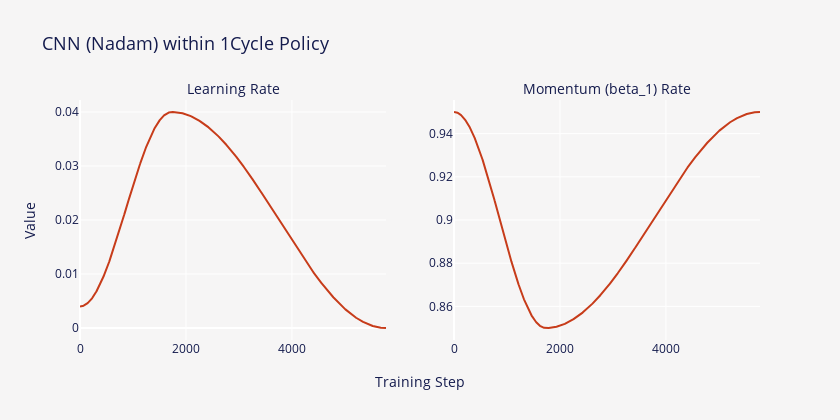

Notebook cell for this chart:
### Code cell
one_cycle_rates = pd.DataFrame(
    {
        "Step": range(len(one_cycle_policy.lr_rates)),
        "Learning Rate": one_cycle_policy.lr_rates,
        "Momentum Rate": one_cycle_policy.momentum_rates,
    }
)

fig = make_subplots(
    rows=1,
    cols=2,
    x_title="Training Step",
    y_title="Value",
    subplot_titles=("Learning Rate", "Momentum (beta_1) Rate"),
)

fig.update_annotations(font_size=14)

fig.add_trace(
    go.Scatter(
        x=one_cycle_rates["Step"],
        y=one_cycle_rates["Learning Rate"],
        name="Learning Rate",
        line=dict(color="#c73c1a"),
    ),
    row=1,
    col=1,
)

fig.add_trace(
    go.Scatter(
        x=one_cycle_rates["Step"],
        y=one_cycle_rates["Momentum Rate"],
        name="Momentum Rate",
        line=dict(color="#c73c1a"),
    ),
    row=1,
    col=2,
)

fig.update_layout(
    font_color=FONT_COLOR,
    title_font_size=18,
    plot_bgcolor=BACKGROUND_COLOR,
    paper_bgcolor=BACKGROUND_COLOR,
    height=420,
    width=840,
    title_text="CNN (Nadam) within 1Cycle Policy",
    showlegend=False,
)

fig.show()

### Figure 1 — Plotly figure (JSON) as saved in the notebook; plotly's stock layout.template omitted (floating-point values rounded to 4 significant figures; data arrays with more than 128 entries replaced by an {"elided": "..."} marker saying what was removed)
{"data": [{"line": {"color": "#c73c1a"}, "name": "Learning Rate", "type": "scatter", "x": {"elided": "5776 int values"}, "xaxis": "x", "y": {"elided": "5776 float values"}, "yaxis": "y"}, {"line": {"color": "#c73c1a"}, "name": "Momentum Rate", "type": "scatter", "x": {"elided": "5776 int values"}, "xaxis": "x2", "y": {"elided": "5776 float values"}, "yaxis": "y2"}], "layout": {"annotations": [{"font": {"size": 14}, "showarrow": false, "text": "Learning Rate", "x": 0.225, "xanchor": "center", "xref": "paper", "y": 1, "yanchor": "bottom", "yref": "paper"}, {"font": {"size": 14}, "showarrow": false, "text": "Momentum (beta_1) Rate", "x": 0.775, "xanchor": "center", "xref": "paper", "y": 1, "yanchor": "bottom", "yref": "paper"}, {"font": {"size": 14}, "showarrow": false, "text": "Training Step", "x": 0.5, "xanchor": "center", "xref": "paper", "y": 0, "yanchor": "top", "yref": "paper", "yshift": -30}, {"font": {"size": 14}, "showarrow": false, "text": "Value", "textangle": -90, "x": 0, "xanchor": "right", "xref": "paper", "xshift": -40, "y": 0.5, "yanchor": "middle", "yref": "paper"}], "font": {"color": "#141B4D"}, "height": 420, "paper_bgcolor": "#F6F5F5", "plot_bgcolor": "#F6F5F5", "showlegend": false, "title": {"font": {"size": 18}, "text": "CNN (Nadam) within 1Cycle Policy"}, "width": 840, "xaxis": {"anchor": "y", "domain": [0, 0.45]}, "xaxis2": {"anchor": "y2", "domain": [0.55, 1]}, "yaxis": {"anchor": "x", "domain": [0, 1]}, "yaxis2": {"anchor": "x2", "domain": [0, 1]}}}
